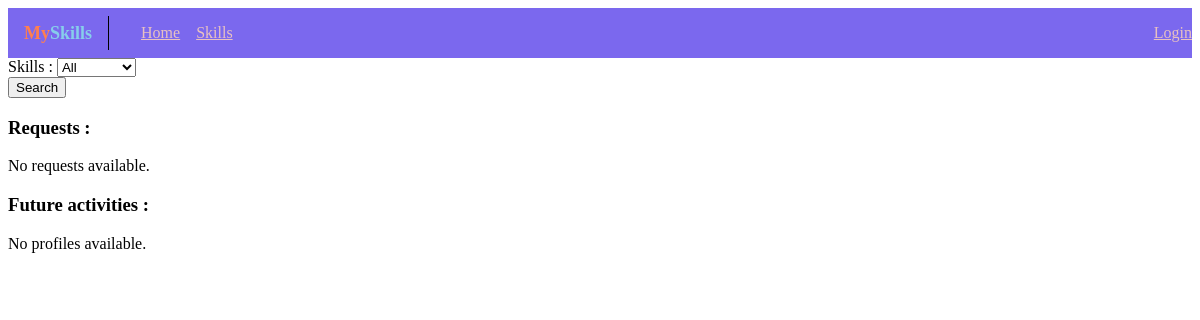
Page /skills/ on the earlier database version.
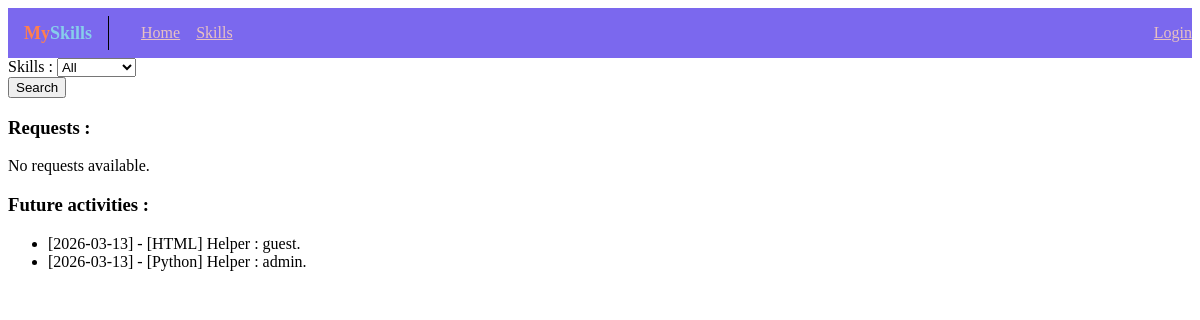
Same page on the later database version.
### skills/models.py (models this page shows, shortened)
class Activity(models.Model):
    activity_date = models.DateField()
    request = models.ForeignKey(Request, related_name="request", on_delete=models.CASCADE)
    helper = models.ForeignKey(Profile, related_name="helper", on_delete=models.CASCADE)
    class Meta:
        verbose_name = "activity"
        verbose_name_plural = "activities"
    def __str__(self):
        return (f"[{self.activity_date}] - [{self.request.needed_skill}]" +
                f"\n\tHelper : {self.helper.user.username}.")
    @staticmethod
    def display_activities(request):
        if request is None or request == "None":
            return Activity.objects.filter(activity_date__gte=timezone.now())
        return (Activity.objects.filter(activity_date__gte=timezone.now())
                .filter(request__needed_skill__skill_name=request))

class Request(models.Model):
    author = models.ForeignKey(Profile, on_delete=models.CASCADE)
    schedule = DaysField()
    needed_skill = models.ForeignKey(Skill, on_delete=models.CASCADE)
    is_hidden = models.BooleanField(default=False)

class Skill(models.Model):
    skill_name = models.CharField(max_length=100)
    category = models.ForeignKey(Category, on_delete=models.CASCADE, blank=True, null=True, default=None)
    def __str__(self):
        return self.skill_name

class Profile(models.Model):
    user = models.OneToOneField(User, on_delete=models.CASCADE)
    skills = models.ManyToManyField(Skill, related_name="skills")
    missing_skills = models.ManyToManyField(Skill, related_name="missing_skills")

### skills/views.py (the view)
# urls.py: 2. Add a URL to urlpatterns:  path('', views.home, name='home')
def home(request):
    categories = SearchForm
    search_query = request.GET.get("skills", None)
    if request.user.is_authenticated:
        requests = (Request.objects.filter(
            needed_skill__skill_name=Skill.objects.get(pk=request.user.pk).skill_name)
                    .exclude(is_hidden=True)
                    .filter(needed_skill__skill_name=search_query))
    else:
        requests = None
    if request.method == "POST":
        form = ActivityForm(request.POST)
        if form.is_valid():
            a_id = form.cleaned_data["request_id"]
            req = get_object_or_404(Request, id=a_id)
            Activity.objects.create(
                activity_date=timezone.now(),
                request=req,
                helper=Profile.objects.get(pk=request.user.pk)
            )
            req.is_hidden = True
            req.save()
            return HttpResponseRedirect(reverse("skills:home"))
    else:
        form = ActivityForm
    return render(request, "skills/home.html", {
        "activities": Activity.display_activities(search_query),
        "skills": Skill.objects.all(),
        "requests": requests,
        "form": form,
        "categories": categories
    })

### skills/templates/skills/home.html (shortened to what this page needs)
{% extends "base.html" %}
{% block content %}
    <form method="get">
        {{categories}}
        <input type="submit" value="Search">
    </form>
<h3>Requests :</h3>
{% if requests %}
    <ul>
        {% for r in requests %}
        {% if r.author.user is not user %}
            <li style="display: flex;">
                {% if user.is_authenticated %}
                    <a>{{r.author.get_user}}</a>
                {% else %}
                    <a>{{r}}</a>
                {% endif %}
                <form method="post" style="margin-left: 8px;">
                    {% csrf_token %}
                    <input type="hidden" name="request_id" value="{{r.id}}">
                    {% if user.is_authenticated %}
                        <button type="submit">Add</button>
                    {% endif %}
                </form>
            </li>
        {% endif %}
        {% endfor %}
    </ul>
{% else %}
    <p>No requests available.</p>
{% endif %}
<h3>Future activities :</h3>
{% if activities %}
    <ul>
        {% for a in activities %}
            {% if user.is_authenticated %}
                <li><a>
                    {{a.get_activity}}
                </a></li>
            {% else %}
                <li><a>
                    {{a}}
                </a></li>
            {% endif %}
        {% endfor %}
    </ul>
{% else %}
    <p>No profiles available.</p>
{% endif %}
{% endblock %}

Differences in the rows shown:
now on this page (row edited): Activity: activity_date+request+helper "[2026-03-13] - [HTML] Helper : guest."
now on this page (row edited): Activity: activity_date+request+helper "[2026-03-13] - [Python] Helper : admin."
Other differences:
text no longer shown: "No profiles available."
